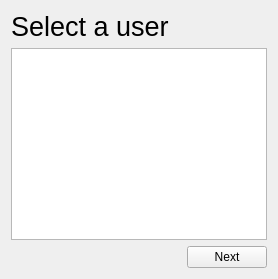
               <widget class="QWidget" name="page_5">
                <property name="autoFillBackground">
                 <bool>true</bool>
                </property>
                <layout class="QVBoxLayout" name="verticalLayout_22">
                 <item>
                  <widget class="QLabel" name="label_59">
                   <property name="font">
                    <font>
                     <pointsize>20</pointsize>
                    </font>
                   </property>
                   <property name="text">
                    <string>Select a user</string>
                   </property>
                  </widget>
                 </item>
                 <item>
                  <widget class="QListWidget" name="availableUsersWidget"/>
                 </item>
                 <item>
                  <layout class="QHBoxLayout" name="horizontalLayout_34">
                   <item>
                    <spacer name="horizontalSpacer_6">
                     <property name="orientation">
                      <enum>Qt::Horizontal</enum>
                     </property>
                     <property name="sizeHint" stdset="0">
                      <size>
                       <width>40</width>
                       <height>20</height>
                      </size>
                     </property>
                    </spacer>
                   </item>
                   <item>
                    <widget class="QPushButton" name="userSettingsNextButton">
                     <property name="text">
                      <string>Next</string>
                     </property>
                     <property name="icon">
                      <iconset theme="go-next">
                       <normaloff>.</normaloff>.</iconset>
                     </property>
                    </widget>
                   </item>
                  </layout>
                 </item>
                </layout>
               </widget>
